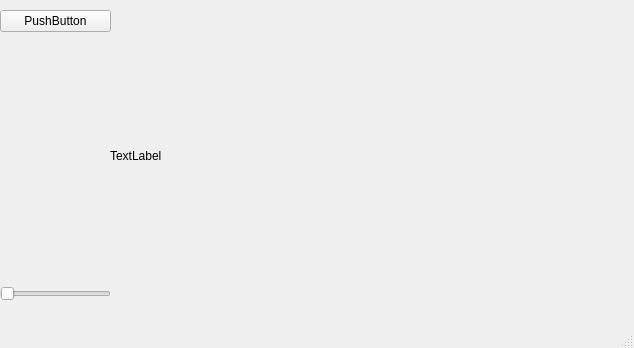
<?xml version="1.0" encoding="UTF-8"?>
<ui version="4.0">
 <class>MainWindow</class>
 <widget class="QMainWindow" name="MainWindow">
  <property name="geometry">
   <rect>
    <x>0</x>
    <y>0</y>
    <width>634</width>
    <height>348</height>
   </rect>
  </property>
  <property name="windowTitle">
   <string>MainWindow</string>
  </property>
  <widget class="QWidget" name="centralwidget">
   <widget class="QWidget" name="verticalLayoutWidget">
    <property name="geometry">
     <rect>
      <x>0</x>
      <y>10</y>
      <width>111</width>
      <height>291</height>
     </rect>
    </property>
    <layout class="QVBoxLayout" name="verticalLayout">
     <item>
      <widget class="QPushButton" name="pushButton">
       <property name="text">
        <string>PushButton</string>
       </property>
      </widget>
     </item>
     <item>
      <spacer name="verticalSpacer">
       <property name="orientation">
        <enum>Qt::Vertical</enum>
       </property>
       <property name="sizeHint" stdset="0">
        <size>
         <width>20</width>
         <height>40</height>
        </size>
       </property>
      </spacer>
     </item>
     <item>
      <widget class="QSlider" name="horizontalSlider">
       <property name="orientation">
        <enum>Qt::Horizontal</enum>
       </property>
      </widget>
     </item>
    </layout>
   </widget>
   <widget class="QWidget" name="horizontalLayoutWidget">
    <property name="geometry">
     <rect>
      <x>110</x>
      <y>10</y>
      <width>521</width>
      <height>291</height>
     </rect>
    </property>
    <layout class="QHBoxLayout" name="horizontalLayout">
     <item>
      <widget class="QLabel" name="label">
       <property name="text">
        <string>TextLabel</string>
       </property>
      </widget>
     </item>
    </layout>
   </widget>
  </widget>
  <widget class="QMenuBar" name="menubar">
   <property name="geometry">
    <rect>
     <x>0</x>
     <y>0</y>
     <width>634</width>
     <height>23</height>
    </rect>
   </property>
  </widget>
  <widget class="QStatusBar" name="statusbar"/>
 </widget>
 <resources/>
 <connections/>
</ui>
